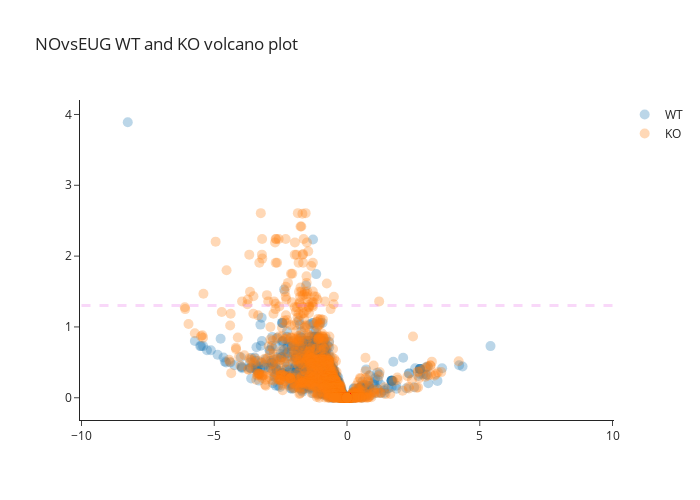
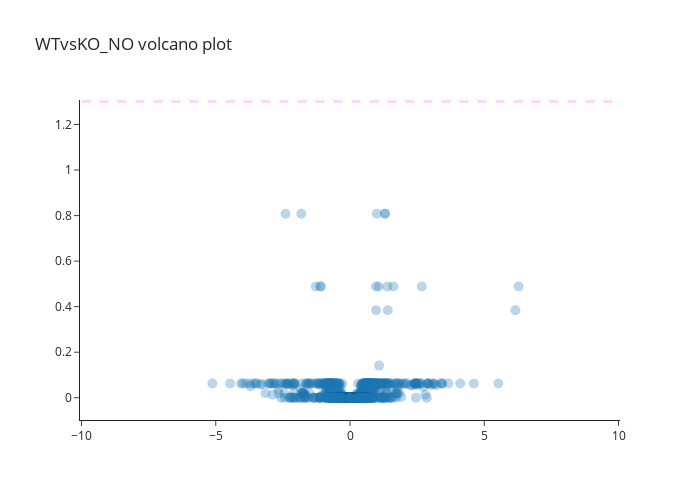

Write notebook code for charts like these, in order.
### Code cell
fig = plot_tl.compare_vol_plot(DE_df_list = [DE_Olfr_df_dict['DE_Olfr_NOvsEUG_WT'], DE_Olfr_df_dict['DE_Olfr_NOvsEUG_KO']], 
                             DE_df_name = ['WT', 'KO'], 
                             fig_title = 'NOvsEUG WT and KO volcano plot')
fig.show()
# fig.write_html('../output/Blobel-14375/vplots/NOvsEUG_WT_KO.html')

# Plotting for WTvsKO 
fig = plot_tl.compare_vol_plot(DE_df_list = [DE_Olfr_df_dict['DE_Olfr_WTvsKO_NO']], 
                             DE_df_name = ['WTvsKO'], 
                             fig_title = 'WTvsKO_NO volcano plot')
fig.show()
# fig = vplot.compare_vol_plot(DE_df_list = [DE_Olfr_df_dict['DE_Olfr_WTvsKO_EUG']], 
#                              DE_df_name = ['WTvsKO'], 
#                              fig_title = 'WTvsKO_EUG volcano plot')
# fig.show()

# fig = vplot.compare_vol_plot(DE_df_list = [DE_Olfr_df_dict['DE_Olfr_WTvsKO_OCT']], 
#                              DE_df_name = ['WTvsKO'], 
#                              fig_title = 'WTvsKO_OCT volcano plot')
# fig.show()

### Figure 1 — Plotly figure (JSON) as saved in the notebook; plotly's stock layout.template omitted (floating-point values rounded to 4 significant figures; data arrays with more than 128 entries replaced by an {"elided": "..."} marker saying what was removed)
{"data": [{"hovertemplate": "<b>%{text}</b><br>LogFC: %{x}<br>FDR: %{y}<br>", "marker": {"opacity": 0.3, "size": 10}, "mode": "markers", "name": "WT", "text": {"elided": "1175 str values"}, "textposition": "top center", "type": "scatter", "x": {"elided": "1175 float values"}, "y": {"elided": "1175 float values"}}, {"hovertemplate": "<b>%{text}</b><br>LogFC: %{x}<br>FDR: %{y}<br>", "marker": {"opacity": 0.3, "size": 10}, "mode": "markers", "name": "KO", "text": {"elided": "1175 str values"}, "textposition": "top center", "type": "scatter", "x": {"elided": "1175 float values"}, "y": {"elided": "1175 float values"}}], "layout": {"autosize": true, "height": 500, "shapes": [{"line": {"color": "violet", "dash": "dash", "width": 3}, "type": "line", "x0": -10, "x1": 10, "y0": 1.301, "y1": 1.301}], "title": {"text": "NOvsEUG WT and KO volcano plot"}, "width": 700}}

### Figure 2 — Plotly figure (JSON) as saved in the notebook; plotly's stock layout.template omitted (floating-point values rounded to 4 significant figures; data arrays with more than 128 entries replaced by an {"elided": "..."} marker saying what was removed)
{"data": [{"hovertemplate": "<b>%{text}</b><br>LogFC: %{x}<br>FDR: %{y}<br>", "marker": {"opacity": 0.3, "size": 10}, "mode": "markers", "name": "WTvsKO", "text": {"elided": "1175 str values"}, "textposition": "top center", "type": "scatter", "x": {"elided": "1175 float values"}, "y": {"elided": "1175 float values"}}], "layout": {"autosize": true, "height": 500, "shapes": [{"line": {"color": "violet", "dash": "dash", "width": 3}, "type": "line", "x0": -10, "x1": 10, "y0": 1.301, "y1": 1.301}], "title": {"text": "WTvsKO_NO volcano plot"}, "width": 700}}
